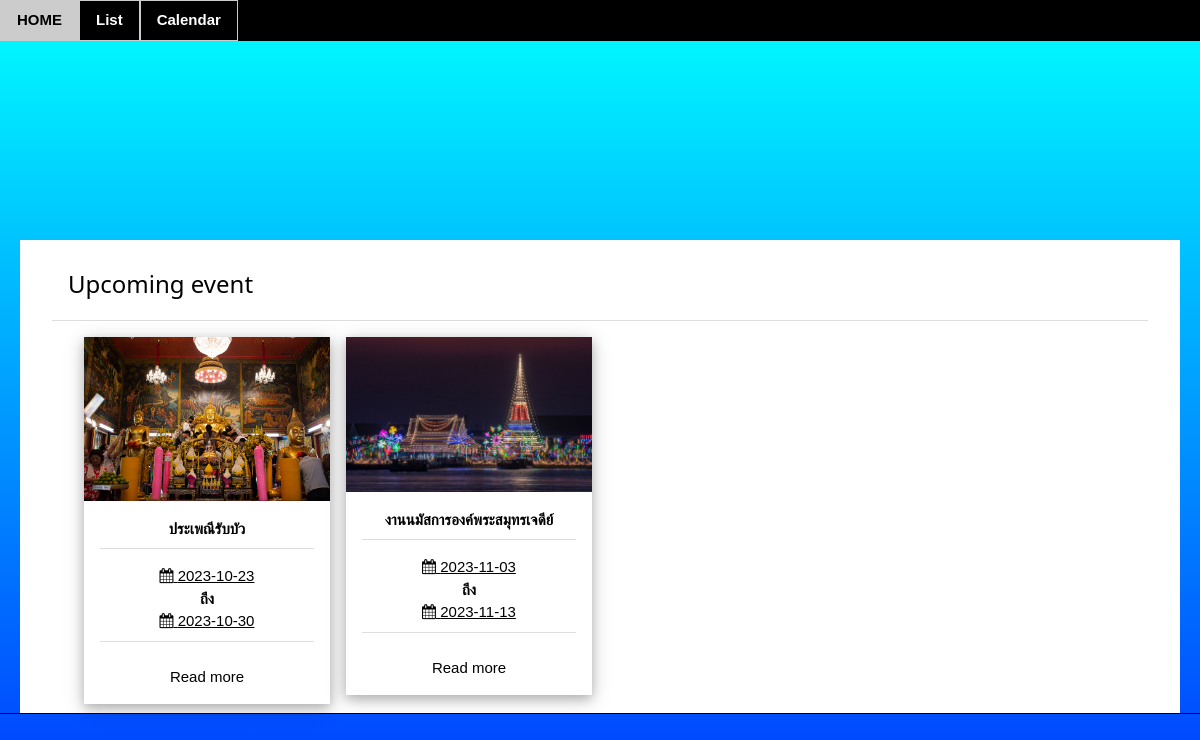
The app's page /travel_fe/index.php with its own data.
### tables this page shows
CREATE TABLE `table_event` (
  `ev_id` int(11) NOT NULL,
  `ev_name` text NOT NULL,
  `ev_desc` text NOT NULL,
  `ev_date_beg` date NOT NULL,
  `ev_date_end` date NOT NULL,
  `ev_img_list` text NOT NULL,
  `ev_ref_place_id` int(11) NOT NULL,
  `ev_origin` int(11) NOT NULL
);

### travel_fe/homepage/index.php (the view, shortened to what this page needs)
<?php
$result1 = $conn->query("SELECT * FROM table_event WHERE DATE(ev_date_end) >= NOW() ORDER BY ev_date_beg ASC LIMIT 3");
?>
<div class="w3-container">
  <ul class="w3-ul" id="dom_main_ul">
    <?php if($result1 && $result1->num_rows > 0){?>
      <li>
        <h3> Upcoming event </h3>
      </li>
      <li>
        <div class="w3-row-padding">
          <?php
          while($rows = $result1->fetch_assoc()){
            $t_id = $rows["ev_id"];
            $t_name = $rows["ev_name"];
            $t_img = explode(",",$rows["ev_img_list"])[0];
            $t_sdate = $rows["ev_date_beg"];
            $t_edate = $rows["ev_date_end"];
            ?>
            <div class="w3-col s12 m4 l3 w3-center" style="max-width: 400px;">
              <div class="w3-card-4">
                <img src="<?="./images/".$t_img;?>" width="400" class="w3-image w3-responsive">
                <div class="w3-container">
                  <ul class="w3-ul">
                    <li><b><?=$t_name;?></b></li>
                    <li>
                      <a href="./index.php?pageName=linearlist&date=<?=$t_sdate;?>">
                      <span class="fa fa-calendar"></span>
                      <?=$t_sdate;?></a> <br>
                      <b>ถึง</b><br>
                      <a href="./index.php?pageName=linearlist&date=<?=$t_edate;?>">
                      <span class="fa fa-calendar"></span>
                      <?=$t_edate;?></a>
                    </li>
                    <li><a href="./index.php?pageName=article&articleid=<?=$t_id;?>" class="w3-button"> Read more</a></li>
                  </ul>
                </div>
              </div>
            </div>
            <?php
          }
          ?>
        </div>
      </li>
    <?php }?>
  </ul>
</div>

### travel_fe/css/w3.css (style rules this page uses)
*,*:before,*:after { box-sizing:inherit }
html { -ms-text-size-adjust:100%;-webkit-text-size-adjust:100% }
body { margin:0 }
a { background-color:transparent }
b,strong { font-weight:bolder }
img { border-style:none }
html,body { font-family:Verdana,sans-serif;font-size:15px;line-height:1.5 }
html { overflow-x:hidden }
h3 { font-size:24px }
h1,h2,h3,h4,h5,h6 { font-family:"Segoe UI",Arial,sans-serif;font-weight:400;margin:10px 0 }
.w3-image { max-width:100%;height:auto }
img { vertical-align:middle }
a { color:inherit }
.w3-btn,.w3-button { border:none;display:inline-block;padding:8px 16px;vertical-align:middle;overflow:hidden;text-decoration:none;color:inherit;background-color:inherit;text-align:center;cursor:pointer;white-space:nowrap }
.w3-btn,.w3-button { -webkit-touch-callout:none;-webkit-user-select:none;-khtml-user-select:none;-moz-user-select:none;-ms-user-select:none;user-select:none }
.w3-ul { list-style-type:none;padding:0;margin:0 }
.w3-ul li { padding:8px 16px;border-bottom:1px solid #ddd }
.w3-ul li:last-child { border-bottom:none }
.w3-responsive { display:block;overflow-x:auto }
.w3-container:after,.w3-container:before,.w3-panel:after,.w3-panel:before,.w3-row:after,.w3-row:before,.w3-row-padding:after,.w3-row-padding:before, .w3-cell-row:before,.w3-cell-row:after,.w3-clear:after,.w3-clear:before,.w3-bar:before,.w3-bar:after { content:"";display:table;clear:both }
.w3-col,.w3-half,.w3-third,.w3-twothird,.w3-threequarter,.w3-quarter { float:left;width:100% }
.w3-col.s12 { width:99.99999% }
@media (min-width:601px) { .w3-col.m4,.w3-third { width:33.33333% } }
@media (min-width:993px) { .w3-col.l3 { width:24.99999% } }
.w3-row-padding,.w3-row-padding>.w3-half,.w3-row-padding>.w3-third,.w3-row-padding>.w3-twothird,.w3-row-padding>.w3-threequarter,.w3-row-padding>.w3-quarter,.w3-row-padding>.w3-col { padding:0 8px }
.w3-container,.w3-panel { padding:0.01em 16px }
.w3-card-4,.w3-hover-shadow:hover { box-shadow:0 4px 10px 0 rgba(0,0,0,0.2),0 4px 20px 0 rgba(0,0,0,0.19) }
.w3-center { text-align:center!important }

### travel_fe/index.php (style rules this page uses)
body { margin:0px; background-image: linear-gradient(to bottom,cyan,blue); background-attachment : fixed; background-position : center; background-repeat : no-repeat; min-height: 100vh; }

### travel_fe/homepage/index.php (style rules this page uses)
#dom_main_ul li { padding-top : 16px; }

### records on screen
table_event: shows a picture, ev_name "ประเพณีรับบัว", ev_date_beg "2023-10-23", ev_date_end "2023-10-30"
table_event: shows a picture, ev_name "งานนมัสการองค์พระสมุทรเจดีย์", ev_date_beg "2023-11-03", ev_date_end "2023-11-13"
